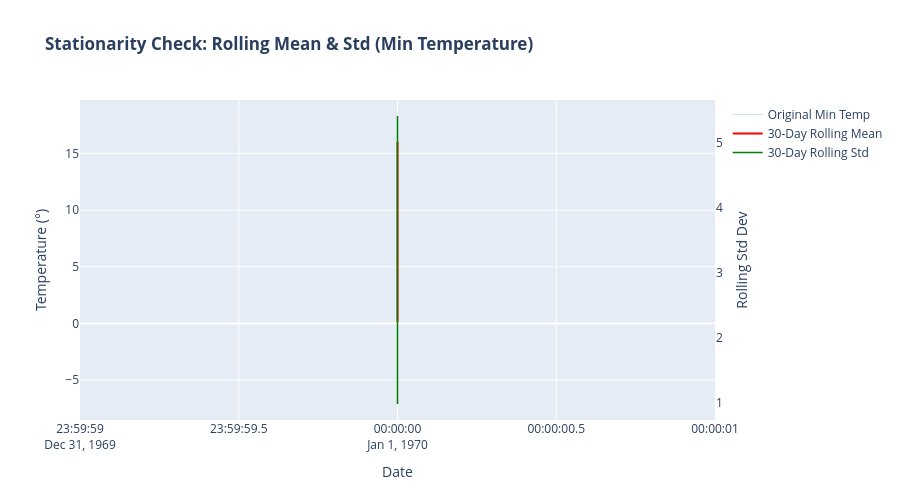

Here is the notebook cell this chart was saved with:
### Code cell
# Ensure datetime index and sort
data.index = pd.to_datetime(data.index)
data = data.sort_index()

# Calculate rolling statistics (e.g., a 30-day window)
window_size = 30
rolling_mean = data['temp_min'].rolling(window=window_size).mean()
rolling_std = data['temp_min'].rolling(window=window_size).std()

# Create interactive Plotly figure
fig = go.Figure()

# 1. Raw Data
fig.add_trace(go.Scatter(
    x=data.index, y=data['temp_min'], 
    name='Original Min Temp', 
    line=dict(color='lightblue', width=1), opacity=0.7
))

# 2. Rolling Mean
fig.add_trace(go.Scatter(
    x=data.index, y=rolling_mean, 
    name=f'{window_size}-Day Rolling Mean', 
    line=dict(color='red', width=2)
))

# 3. Rolling Standard Deviation
fig.add_trace(go.Scatter(
    x=data.index, y=rolling_std, 
    name=f'{window_size}-Day Rolling Std', 
    line=dict(color='green', width=1.5), yaxis='y2'
))

# Layout configuration with a secondary Y-axis for standard deviation
fig.update_layout(
    title_text="<b>Stationarity Check: Rolling Mean & Std (Min Temperature)</b>",
    xaxis_title="Date",
    yaxis_title="Temperature (°)",
    yaxis2=dict(
        title="Rolling Std Dev",
        overlaying='y',
        side='right',
        showgrid=False
    ),
    hovermode="x unified",
    height=500
)

fig.show()

### Figure 1 — Plotly figure (JSON) as saved in the notebook; plotly's stock layout.template omitted (floating-point values rounded to 4 significant figures; data arrays with more than 128 entries replaced by an {"elided": "..."} marker saying what was removed)
{"data": [{"line": {"color": "lightblue", "width": 1}, "name": "Original Min Temp", "opacity": 0.7, "type": "scatter", "x": {"elided": "1461 str values"}, "y": {"elided": "1461 float values"}}, {"line": {"color": "red", "width": 2}, "name": "30-Day Rolling Mean", "type": "scatter", "x": {"elided": "1461 str values"}, "y": {"elided": "1461 float values"}}, {"line": {"color": "green", "width": 1.5}, "name": "30-Day Rolling Std", "type": "scatter", "x": {"elided": "1461 str values"}, "y": {"elided": "1461 float values"}, "yaxis": "y2"}], "layout": {"height": 500, "hovermode": "x unified", "title": {"text": "<b>Stationarity Check: Rolling Mean & Std (Min Temperature)</b>"}, "xaxis": {"title": {"text": "Date"}}, "yaxis": {"title": {"text": "Temperature (°)"}}, "yaxis2": {"overlaying": "y", "showgrid": false, "side": "right", "title": {"text": "Rolling Std Dev"}}}}
